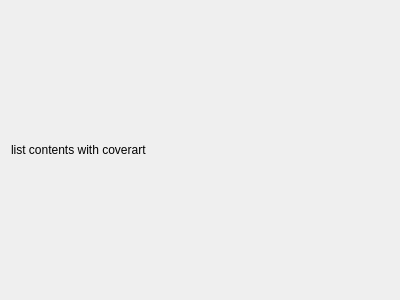
<?xml version="1.0" encoding="UTF-8"?>
<ui version="4.0">
 <class>SongContsCover</class>
 <widget class="QWidget" name="SongContsCover">
  <property name="geometry">
   <rect>
    <x>0</x>
    <y>0</y>
    <width>400</width>
    <height>300</height>
   </rect>
  </property>
  <property name="windowTitle">
   <string>Form</string>
  </property>
  <layout class="QGridLayout" name="gridLayout">
   <item row="0" column="0">
    <widget class="QLabel" name="label">
     <property name="text">
      <string>list contents with coverart</string>
     </property>
    </widget>
   </item>
  </layout>
 </widget>
 <resources/>
 <connections/>
</ui>
